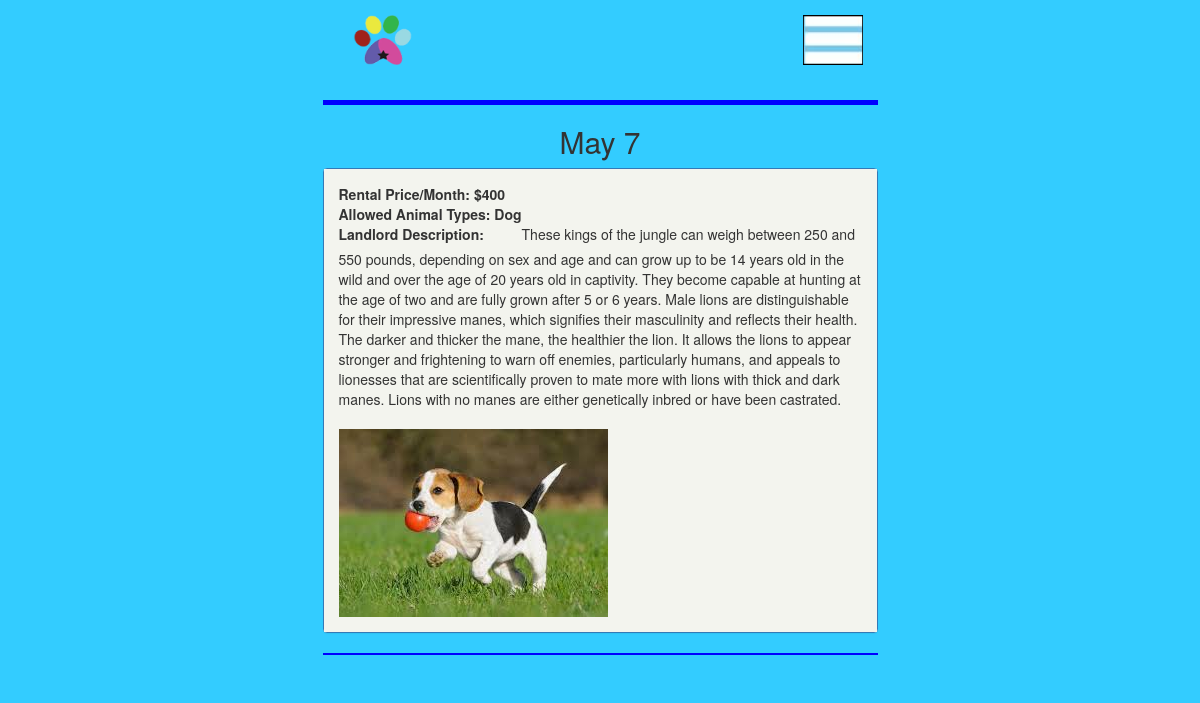
/detailpost.php?id=1 (signed in), run on the app's committed database.
### tables this page shows
CREATE TABLE IF NOT EXISTS `land` (
  `id` int(11) NOT NULL AUTO_INCREMENT,
  `uname` varchar(20) NOT NULL,
  `dateofposting` date NOT NULL,
  `rentpermonth` int(11) NOT NULL,
  `animaltypes` varchar(250) NOT NULL,
  `landlorddesc` text NOT NULL,
  `img` varchar(200) NOT NULL,
  PRIMARY KEY (`id`)
);

### detailpost.php (the view, shortened to what this page needs)
<!DOCTYPE html>
<html lang="en">
  <head>
    <link href="./bootstrap-3.3.4-dist/css/bootstrap.min.css" rel="stylesheet">
    <link href="./css/custom2.css" rel="stylesheet">
  </head>
  <body>
    <div class="container custom-center">
		<div class="row">
			<div class="col-md-6 col-md-offset-3">
				<div class="container-fluid">
					<a class="navbar-brand" href="index.php"><img onmouseover="bigImg(this)" onmouseout="normalImg(this)" src="./img/logo_s.png" height="50px" width="60px"></a>
					<ul class="nav navbar-nav navbar-right">
						<li class="dropdown">
							<a class="dropdown-toggle" data-toggle="dropdown" href="#"><img border="0" src="./img/menu.png" height="50px" width="60px"></a>
						</li>
					</ul>
				</div>
				<hr style="color:#0000FF; background-color:#0000FF; height:5px; border:none;">
<?php
	$id = $_GET['id'];
	require_once("./include/db_const.php");
	$conn = new mysqli($servername,$username,$password,$dbname);
	if ($conn->connect_errno) {
		$valmsg = "Database Connection error. Try again";
	}else {
		$sql = "SELECT * from land WHERE id = '{$id}'";
		$result = $conn->query($sql);
		if ($result->num_rows == 0) {
			$valmsg = "Posting details not Found";
			$conn->close();
		} else {
			$row = $result->fetch_assoc();
			$phpdate = strtotime( $row['dateofposting'] );
			echo "<h2>" . date("F j", $phpdate) . "</h2>";
			echo '<div class="panel panel-primary">';
			echo '<div class="panel-body tleft">';
			echo "<label>Rental Price/Month: $" . $row['rentpermonth'] . '<br>';
			echo "Allowed Animal Types: " . $row['animaltypes'] . '<br>';
			echo "Landlord Description: </label>" . $row['landlorddesc'] . '<br><br>';
			echo "<img src=". $row['img'] . " class='img-responsive'>" ;
			echo "</div></div>";
			echo "<hr style='color:#0000FF; background-color:#0000FF; height:2px; border:none;'>";
		}
	}
?>
			</div>
			<div class="col-md-3">&nbsp;</div>
		</div>
    </div>
  </body>
</html>

### css/custom2.css (style rules this page uses)
body { background-color:#33CCFF; }
.custom-center { padding: 0px 15px; text-align: center; }
.tleft { text-align: left; background-color:#F3F4EE; }

### data on the page
land: dateofposting "May 7", rentpermonth "400", animaltypes "Dog", landlorddesc "These kings of the jungle can weigh between 250 and 550 pounds, depending on sex and age and can grow up to be 14 years old in the wild and over the age of 20 years old in captivity. They become capable at hunting at the age of two and are fully grown after 5 or 6 years. Male lions are distinguishable for their impressive manes, which signifies their masculinity and reflects their health. The darker and thicker the mane, the healthier the lion. It allows the lions to appear stronger and frightening to warn off enemies, particularly humans, and appeals to lionesses that are scientifically proven to mate more with lions with thick and dark manes. Lions with no manes are either genetically…", img (picture)
